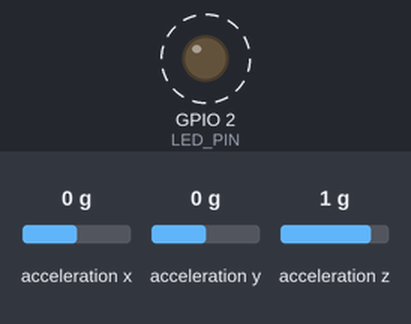
The sketch below on a simulated ESP32. On the bench: output pins drawn as LEDs (lit = HIGH). Wiring (inferred from the names in the program): MPU-6050 motion sensor at I2C address 0x68. Dashed ring = blinking. Inputs (shaded band) come from the test bench; at power-on: acceleration x 0 g, acceleration y 0 g, acceleration z 1 g. WiFi joins after 1.5 s; servers stay silent unless stated; uploads are accepted with an empty reply; random numbers use the default seed unless the sketch sets one; what the sketch prints to the serial monitor is not drawn.

Above: at 3.2 s.
Timing chart, 0 to 5.5 s (numbered marks = the images above):
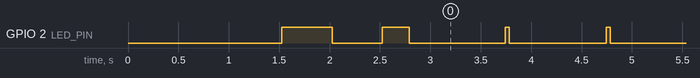

The sketch:

esp32_athlete_tracker.ino
```cpp
/*
 * ==============================================================================
 * DIGITAL TWIN ATHLETE - ESP32 TELEMETRY FIRMWARE
 * Real-time biometric & biomechanical streaming over Wi-Fi (HTTP POST)
 *
 * Hardware Supported:
 *   - ESP32 DevKit v1 / NodeMCU-32S
 *   - MAX30100 Pulse Oximeter & Heart Rate via I2C (0x57)
 *   - MPU6050 (6-Axis Accelerometer & Gyroscope) via I2C (0x68)
 *
 * Wiring (I2C Bus):
 *   - ESP32 GPIO 21 (SDA) -> MAX30100 SDA & MPU6050 SDA
 *   - ESP32 GPIO 22 (SCL) -> MAX30100 SCL & MPU6050 SCL
 *   - 3.3V                -> VCC (Both sensors)
 *   - GND                 -> GND (Both sensors)
 *
 * Note: If sensors are not connected, the firmware automatically activates
 * a realistic fallback telemetry generator so you can test Wi-Fi & PC dashboard
 * streaming immediately before soldering or wiring!
 * ==============================================================================
 */

#include <WiFi.h>
#include <HTTPClient.h>
#include <Wire.h>

// ==============================================================================
// 1. NETWORK & HARDWARE CONFIGURATION
// Reads from config.h if present, otherwise uses default placeholders below
// ==============================================================================
#if __has_include("config.h")
  #include "config.h"
#else
  #define WIFI_SSID       "YOUR_WIFI_NAME"
  #define WIFI_PASSWORD   "YOUR_WIFI_PASSWORD"
  #define SERVER_URL      "http://192.168.1.5:5000/api/esp32/telemetry"
  #define DEVICE_ID       "ESP32-ATHLETE-01"
  #define TWIN_API_KEY    ""
#endif

// Telemetry interval in milliseconds (1000 ms = 1 Hz, 500 ms = 2 Hz)
const unsigned long TRANSMIT_INTERVAL_MS = 1000;

// Onboard LED pin (GPIO 2 on most ESP32 Dev boards)
const int LED_PIN = 2;

// I2C Sensor addresses
const uint8_t MPU6050_ADDR = 0x68;
const uint8_t MAX30100_ADDR = 0x57;

bool mpuConnected = false;
bool maxConnected = false;
unsigned long lastTransmitTime = 0;
unsigned long packetCounter = 0;

// ==============================================================================
// 2. I2C SCANNER HELPER
// ==============================================================================
bool checkI2CDevice(uint8_t address) {
  Wire.beginTransmission(address);
  return (Wire.endTransmission() == 0);
}

// ==============================================================================
// 3. SETUP
// ==============================================================================
void setup() {
  Serial.begin(115200);
  delay(1000);
  pinMode(LED_PIN, OUTPUT);
  digitalWrite(LED_PIN, LOW);

  Serial.println("\n==================================================");
  Serial.println("   DIGITAL TWIN ATHLETE: ESP32 WEARABLE TRACKER   ");
  Serial.println("==================================================");

  // Initialize I2C Bus on GPIO 21 (SDA) and GPIO 22 (SCL)
  Wire.begin(21, 22);

  // Probe for connected sensors
  mpuConnected = checkI2CDevice(MPU6050_ADDR);
  maxConnected = checkI2CDevice(MAX30100_ADDR);

  Serial.printf("[Sensors] MPU6050 (Accel)    : %s\n", mpuConnected ? "FOUND (0x68)" : "NOT DETECTED (Using fallback)");
  Serial.printf("[Sensors] MAX30100 (HR/SpO2) : %s\n", maxConnected ? "FOUND (0x57)" : "NOT DETECTED (Using fallback)");

  if (mpuConnected) {
    // Wake up MPU-6050 (write 0 to PWR_MGMT_1 register 0x6B)
    Wire.beginTransmission(MPU6050_ADDR);
    Wire.write(0x6B);
    Wire.write(0x00);
    Wire.endTransmission();
    Serial.println("[Sensors] MPU6050 Initialized.");
  }

  // Connect to Wi-Fi
  Serial.printf("[Wi-Fi] Connecting to '%s'...\n", WIFI_SSID);
  WiFi.mode(WIFI_STA);
  WiFi.begin(WIFI_SSID, WIFI_PASSWORD);

  int wifiAttempts = 0;
  while (WiFi.status() != WL_CONNECTED && wifiAttempts < 25) {
    delay(500);
    Serial.print(".");
    digitalWrite(LED_PIN, !digitalRead(LED_PIN)); // Blink while connecting
    wifiAttempts++;
  }

  if (WiFi.status() == WL_CONNECTED) {
    digitalWrite(LED_PIN, HIGH);
    Serial.println("\n[Wi-Fi] Connected successfully!");
    Serial.printf("[Wi-Fi] ESP32 IP Address : %s\n", WiFi.localIP().toString().c_str());
    Serial.printf("[Wi-Fi] Target Server    : %s\n", SERVER_URL);
  } else {
    Serial.println("\n[Wi-Fi] WARNING: Could not connect to Wi-Fi.");
    Serial.println("[Wi-Fi] Verify SSID/Password, or use USB Serial Bridge (esp32_serial_bridge.py).");
  }

  Serial.println("==================================================\n");
}

// ==============================================================================
// 4. SENSOR READING & FALLBACK GENERATOR
// ==============================================================================
void readSensors(float &hr, float &spo2, float &ax, float &ay, float &az) {
  unsigned long nowMs = millis();
  float t = nowMs / 1000.0;

  // 1. Read MPU6050 Accelerometer
  if (mpuConnected) {
    Wire.beginTransmission(MPU6050_ADDR);
    Wire.write(0x3B); // Starting register for accelerometer readings (ACCEL_XOUT_H)
    if (Wire.endTransmission(false) == 0 && Wire.requestFrom((int)MPU6050_ADDR, 6) == 6) {
      int16_t rawX = (Wire.read() << 8) | Wire.read();
      int16_t rawY = (Wire.read() << 8) | Wire.read();
      int16_t rawZ = (Wire.read() << 8) | Wire.read();

      // Convert 16-bit raw values to G (assuming default +/- 2g scale: 16384 LSB/g)
      ax = rawX / 16384.0;
      ay = rawY / 16384.0;
      az = rawZ / 16384.0;
    } else {
      mpuConnected = false;
    }
  }

  // Fallback Accelerometer (Realistic running motion cadence)
  if (!mpuConnected) {
    float stridePhase = t * 2.8 * 2.0 * PI; // ~168 steps per minute running cadence
    ax = 0.55 * sin(stridePhase) + (random(-10, 10) / 100.0);
    ay = 1.25 * cos(stridePhase) + 1.05 + (random(-15, 15) / 100.0); // Vertical impact
    az = 0.35 * sin(stridePhase * 0.5) + (random(-10, 10) / 100.0);
  }

  // 2. Read MAX30100 Heart Rate & SpO2
  if (!maxConnected) {
    // Fallback Heart Rate: Athletic training curve ramping from 135 to 160 BPM
    hr = 142.0 + 16.0 * sin(t * 0.05) + (random(-20, 20) / 10.0);
    spo2 = 98.0 + (random(-10, 10) / 10.0);
  } else {
    // If you integrate SparkFun MAX3010x library, place read function here
    hr = 140.0;
    spo2 = 98.0;
  }
}

// ==============================================================================
// 5. MAIN LOOP
// ==============================================================================
void loop() {
  unsigned long currentMillis = millis();

  if (currentMillis - lastTransmitTime >= TRANSMIT_INTERVAL_MS) {
    lastTransmitTime = currentMillis;
    packetCounter++;

    float hr, spo2, ax, ay, az;
    readSensors(hr, spo2, ax, ay, az);
    int battery = 92; // Can be read via ADC pin if voltage divider is attached

    // Format JSON packet cleanly using snprintf
    char jsonPayload[320];
    snprintf(jsonPayload, sizeof(jsonPayload),
      "{\"device_id\":\"%s\",\"device_ms\":%lu,\"heart_rate\":%.1f,\"spo2\":%.1f,\"ax\":%.2f,\"ay\":%.2f,\"az\":%.2f,\"battery\":%d,\"packet\":%lu}",
      DEVICE_ID, currentMillis, hr, spo2, ax, ay, az, battery, packetCounter
    );

    // Also output to USB Serial (so esp32_serial_bridge.py can read it over USB cable!)
    Serial.println(jsonPayload);

    // If connected to Wi-Fi, send HTTP POST to the TwinAthlete dashboard server
    if (WiFi.status() == WL_CONNECTED) {
      HTTPClient http;
      http.begin(SERVER_URL);
      http.addHeader("Content-Type", "application/json");
      if (strlen(TWIN_API_KEY) > 0) {
        http.addHeader("X-API-Key", TWIN_API_KEY);
      }

      int httpResponseCode = http.POST((uint8_t*)jsonPayload, strlen(jsonPayload));

      if (httpResponseCode > 0) {
        Serial.printf("[HTTP] Transmitted packet #%lu | Code: %d\n", packetCounter, httpResponseCode);
        // Pulse LED briefly on successful delivery
        digitalWrite(LED_PIN, HIGH);
        delay(40);
        digitalWrite(LED_PIN, LOW);
      } else {
        Serial.printf("[HTTP ERROR] Failed to send packet: %s\n", http.errorToString(httpResponseCode).c_str());
      }

      http.end();
    }
  }
}
```

config.example.h
```cpp
#ifndef TWIN_CONFIG_H
#define TWIN_CONFIG_H

// ==============================================================================
// DIGITAL TWIN ATHLETE - WEARABLE HARDWARE CONFIGURATION TEMPLATE
// Copy this file to "config.h" in this folder and customize credentials.
// ==============================================================================

#define WIFI_SSID       "YOUR_WIFI_NAME"
#define WIFI_PASSWORD   "YOUR_WIFI_PASSWORD"
#define SERVER_URL      "http://192.168.1.5:5000/api/esp32/telemetry"
#define DEVICE_ID       "ESP32-ATHLETE-01"
#define TWIN_API_KEY    "twin-device-api-key"

#endif // TWIN_CONFIG_H
```

Measured:
- by itself, GPIO 2 (LED_PIN): goes LOW 0.50 s, HIGH 0.26 s, 127 × (LOW 0.96 s, HIGH 0.04 s), then LOW
